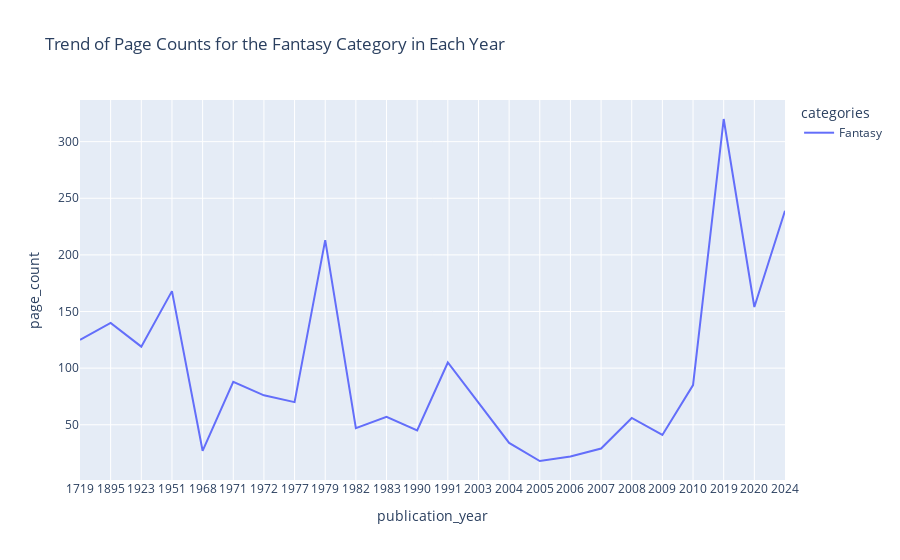

Notebook cell for this chart:
### Markdown cell above
<div style="color:black;
           display:fill;
           border-radius:5px;
           font-size:150%;
           font-family:Verdana;
           letter-spacing:0.5px;
           text-align:left">

In general, we can observe that the trend of page counts in the <code>Autobiography</code> category initially increased until 1994, then it began to decline until 2007, and later increased again.
</div>

### Code cell
show_page_count_trend('Fantasy')

### Figure 1 — Plotly figure (JSON) as saved in the notebook; plotly's stock layout.template omitted (floating-point values rounded to 4 significant figures)
{"data": [{"hovertemplate": "categories=Fantasy<br>publication_year=%{x}<br>page_count=%{y}<extra></extra>", "legendgroup": "Fantasy", "line": {"color": "#636efa", "dash": "solid"}, "marker": {"symbol": "circle"}, "mode": "lines", "name": "Fantasy", "orientation": "v", "showlegend": true, "type": "scatter", "x": ["1719", "1895", "1923", "1951", "1968", "1971", "1972", "1977", "1979", "1982", "1983", "1990", "1991", "2003", "2004", "2005", "2006", "2007", "2008", "2009", "2010", "2019", "2020", "2024"], "xaxis": "x", "y": [125, 140, 119, 168, 27, 88, 76, 70, 213, 47, 57, 45, 105, 70, 34, 18, 22, 29, 56, 41, 85, 320, 154, 239], "yaxis": "y"}], "layout": {"legend": {"title": {"text": "categories"}, "tracegroupgap": 0}, "title": {"text": "Trend of Page Counts for the Fantasy Category in Each Year"}, "xaxis": {"anchor": "y", "domain": [0, 1], "title": {"text": "publication_year"}}, "yaxis": {"anchor": "x", "domain": [0, 1], "title": {"text": "page_count"}}}}
